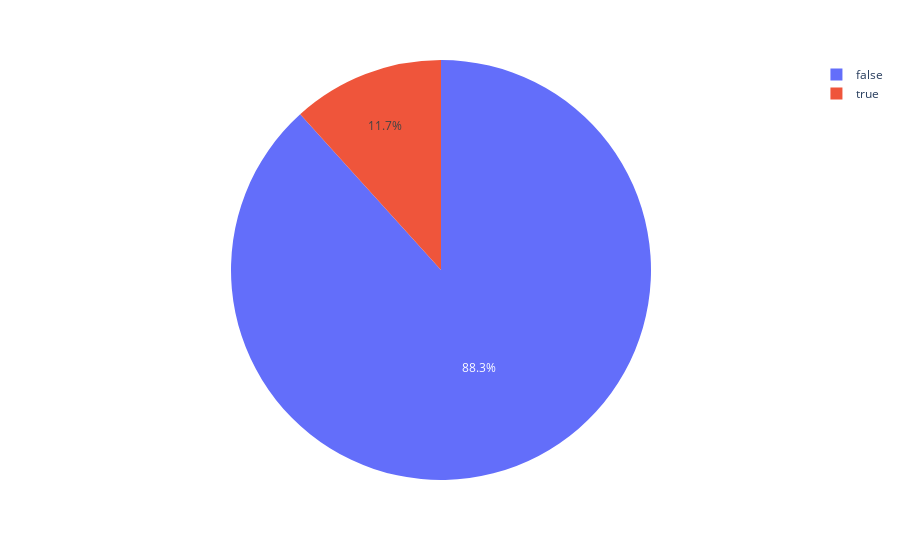

Notebook cell for this chart:
### Markdown cell above
# Explore the distribution of the target variable

- You need to plot the distribution of the target column (term_deposit) and explain what is the problem of the distribution.

### Code cell
fig = px.pie(df, names='term_deposit')
fig.show()

### Figure 1 — Plotly figure (JSON) as saved in the notebook; plotly's stock layout.template omitted (floating-point values rounded to 4 significant figures; data arrays with more than 128 entries replaced by an {"elided": "..."} marker saying what was removed)
{"data": [{"domain": {"x": [0, 1], "y": [0, 1]}, "hovertemplate": "term_deposit=%{label}<extra></extra>", "labels": {"elided": "45179 bool values"}, "legendgroup": "", "name": "", "showlegend": true, "type": "pie"}], "layout": {"legend": {"tracegroupgap": 0}, "margin": {"t": 60}}}
